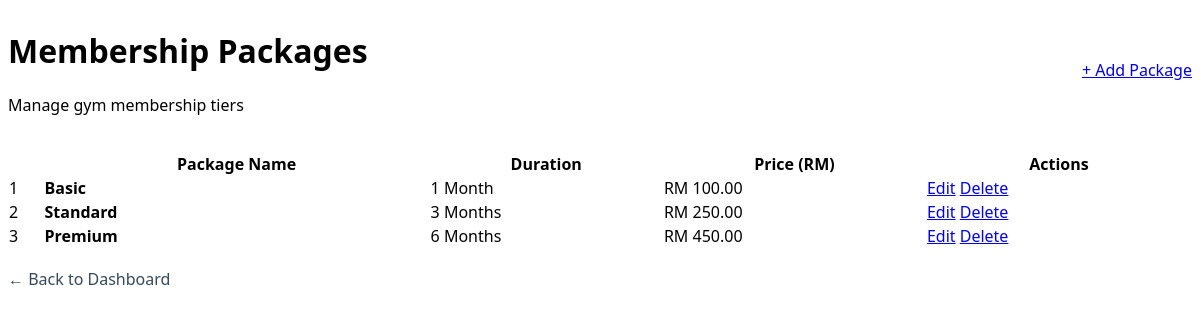
Screenshot of /admin/packages.php (signed in) with the database file from the repository.
### tables this page shows
CREATE TABLE `membership_packages` (
  `package_id` int(11) NOT NULL,
  `package_name` varchar(100) NOT NULL,
  `duration` int(11) NOT NULL COMMENT 'Duration in months',
  `price` decimal(10,2) NOT NULL
);

### admin/packages.php (the view, shortened to what this page needs)
<?php
require_once '../connectdb.php';
$result = $conn->query("SELECT * FROM membership_packages ORDER BY package_id");
$packages = ($result) ? $result->fetch_all(MYSQLI_ASSOC) : [];
?>
<div class="container">
    <div class="page-header">
        <div>
            <h1>Membership Packages</h1>
            <p class="text-muted">Manage gym membership tiers</p>
        </div>
        <a href="package_add.php" class="btn btn-primary">+ Add Package</a>
    </div>
    <table>
        <thead>
            <tr>
                <th>
                <th>Package Name</th>
                <th>Duration</th>
                <th>Price (RM)</th>
                <th>Actions</th>
            </tr>
        </thead>
        <tbody>
            <?php if (empty($packages)): ?>
                <tr>
                    <td colspan="5" style="text-align:center; padding: 20px;" class="text-muted">No packages found.</td>
                </tr>
            <?php else: ?>
                <?php foreach ($packages as $p): ?>
                <tr>
                    <td><?php echo $p['package_id']; ?></td>
                    <td><strong><?php echo htmlspecialchars($p['package_name']); ?></strong></td>
                    <td><?php echo $p['duration']; ?> Month<?php echo $p['duration'] > 1 ? 's' : ''; ?></td>
                    <td>RM <?php echo number_format($p['price'], 2); ?></td>
                    <td>
                        <a href="package_edit.php?id=<?php echo $p['package_id']; ?>" class="btn btn-sm btn-secondary">Edit</a>
                        <a href="package_delete.php?id=<?php echo $p['package_id']; ?>"
                           class="btn btn-sm btn-danger"
                           onclick="return confirm('Deleting this package might affect members assigned to it. Continue?')">Delete</a>
                    </td>
                </tr>
                <?php endforeach; ?>
            <?php endif; ?>
        </tbody>
    </table>
    <div style="margin-top: 20px;">
        <a href="dashboard.php" style="color: #34495e; text-decoration: none;">← Back to Dashboard</a>
    </div>
</div>

### rows the page displays
membership_packages: package_id "1", package_name "Basic", duration "1", price "100.00"
membership_packages: package_id "2", package_name "Standard", duration "3", shows "s", price "250.00"
membership_packages: package_id "3", package_name "Premium", duration "6", shows "s", price "450.00"
